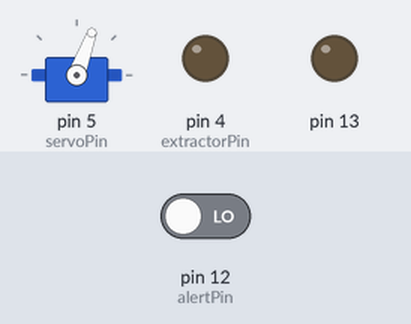
A sketch run on a simulated Arduino Uno, built with avr-gcc and run on an emulated ATmega328P. Parts: servo, output pins drawn as LEDs (lit = HIGH). The inputs (shaded band) are chosen by the test bench; at power-on: pin 12 (alertPin) LOW. Pins used as bus, display or sensor lines are not drawn.

Above: at 3.2 s.
3.3 s: pin 12 (alertPin) driven HIGH
At 4.8 s:
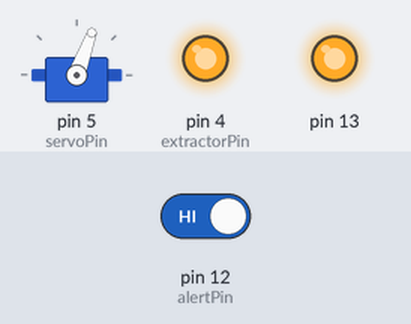
At 5.8 s:
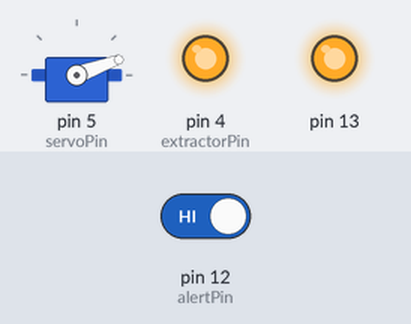
6.3 s: pin 12 (alertPin) driven LOW
At 9.5 s:
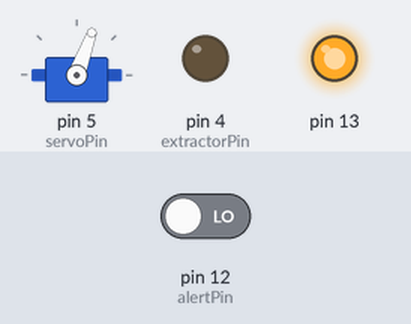
Timing chart, 0 to 11.0 s (numbered marks = the images above; inputs shaded):
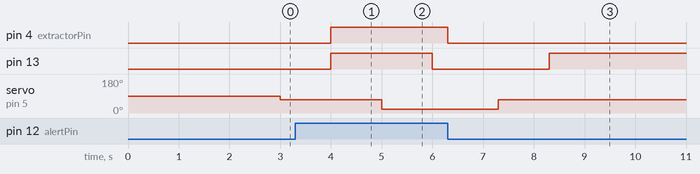

Measured:
- after the input at 3.3 s, pin 4 (extractorPin): LOW → HIGH after 0.70 s; servo on pin 5 (servoPin): 70° → 20° after 1.7 s
- after the input at 6.3 s, pin 4 (extractorPin): HIGH → LOW at once; pin 13: LOW → HIGH after 2.0 s; servo on pin 5 (servoPin): 20° → 70° after 1.0 s

The sketch:

windowServo.ino
```cpp
/*

Room Alert Extension

Author: Kriston Kong

*/

#include <Servo.h>

Servo servo;

const int alertPin = 12;
const int servoPin = 5;
const int extractorPin = 4;
const int servoPowerPin = 3;

const int openPos = 70;
const int closePos = 20;

int alertStatus = 0;
int servoState = 0;
int servoStateOld = 0;

void setup()
{
	delay(2000);

	servo.attach(servoPin);

	pinMode(13, OUTPUT);
	pinMode(extractorPin, OUTPUT);
	pinMode(servoPowerPin, OUTPUT);

	digitalWrite(servoPowerPin, HIGH);
	digitalWrite(extractorPin, HIGH);
}

void loop()
{
	alertStatus = !(digitalRead(alertPin));

	if(alertStatus == 1)
	{
		//Open window, turn on extractor

		digitalWrite(extractorPin, LOW);
		openWindow();

		digitalWrite(13, HIGH);
	}

	else
	{
		//Close window, turn off extractor

		digitalWrite(extractorPin, HIGH);
		closeWindow();

		digitalWrite(13, LOW);
	}


}


void openWindow()
{
	servoState = 1;

	if (servoStateOld != servoState)
	{
		digitalWrite(servoPowerPin, LOW);
		delay(1000);
		servo.write(openPos);
		delay(1000);
		digitalWrite(servoPowerPin, HIGH);
		servoStateOld = servoState;
	}
}

void closeWindow()
{
	servoState = 0;

	if (servoStateOld != servoState)
	{
		digitalWrite(servoPowerPin, LOW);
		delay(1000);
		servo.write(closePos);
		delay(1000);
		digitalWrite(servoPowerPin, HIGH);
		servoStateOld = servoState;
	}
}
```
